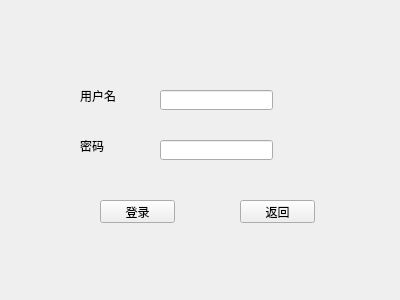
<?xml version="1.0" encoding="UTF-8"?>
<ui version="4.0">
 <class>reader_login</class>
 <widget class="QWidget" name="reader_login">
  <property name="geometry">
   <rect>
    <x>0</x>
    <y>0</y>
    <width>400</width>
    <height>300</height>
   </rect>
  </property>
  <property name="windowTitle">
   <string/>
  </property>
  <widget class="QPushButton" name="pushButton">
   <property name="geometry">
    <rect>
     <x>240</x>
     <y>200</y>
     <width>75</width>
     <height>23</height>
    </rect>
   </property>
   <property name="text">
    <string>返回</string>
   </property>
  </widget>
  <widget class="QPushButton" name="pushButton_2">
   <property name="geometry">
    <rect>
     <x>100</x>
     <y>200</y>
     <width>75</width>
     <height>23</height>
    </rect>
   </property>
   <property name="text">
    <string>登录</string>
   </property>
  </widget>
  <widget class="QLabel" name="label">
   <property name="geometry">
    <rect>
     <x>80</x>
     <y>90</y>
     <width>54</width>
     <height>12</height>
    </rect>
   </property>
   <property name="text">
    <string>用户名</string>
   </property>
  </widget>
  <widget class="QLabel" name="label_2">
   <property name="geometry">
    <rect>
     <x>80</x>
     <y>140</y>
     <width>54</width>
     <height>12</height>
    </rect>
   </property>
   <property name="text">
    <string>密码</string>
   </property>
  </widget>
  <widget class="QLineEdit" name="lineEdit">
   <property name="geometry">
    <rect>
     <x>160</x>
     <y>90</y>
     <width>113</width>
     <height>20</height>
    </rect>
   </property>
  </widget>
  <widget class="QLineEdit" name="lineEdit_2">
   <property name="geometry">
    <rect>
     <x>160</x>
     <y>140</y>
     <width>113</width>
     <height>20</height>
    </rect>
   </property>
  </widget>
 </widget>
 <resources/>
 <connections/>
</ui>
